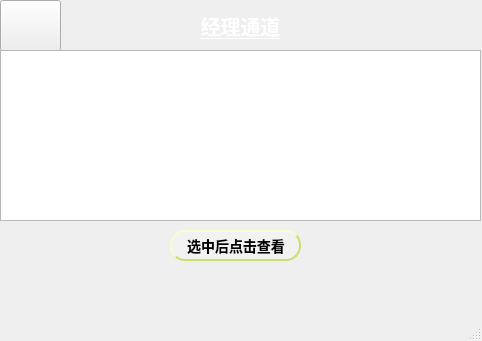
<?xml version="1.0" encoding="UTF-8"?>
<ui version="4.0">
 <class>MainWindow3</class>
 <widget class="QMainWindow" name="MainWindow3">
  <property name="geometry">
   <rect>
    <x>0</x>
    <y>0</y>
    <width>482</width>
    <height>341</height>
   </rect>
  </property>
  <property name="windowTitle">
   <string>MainWindow</string>
  </property>
  <property name="styleSheet">
   <string notr="true">
 background-color: qlineargradient(x1:0, y1:0, x2:1, y2:1,
stop:0 #ffffff,stop:1 #ffffff);</string>
  </property>
  <widget class="QWidget" name="centralwidget">
   <widget class="QLabel" name="label">
    <property name="geometry">
     <rect>
      <x>-10</x>
      <y>0</y>
      <width>501</width>
      <height>51</height>
     </rect>
    </property>
    <property name="font">
     <font>
      <pointsize>15</pointsize>
      <weight>75</weight>
      <bold>true</bold>
      <underline>true</underline>
     </font>
    </property>
    <property name="styleSheet">
     <string notr="true">
 background-color: qlineargradient(x1:0, y1:0, x2:1, y2:1,
stop:0 #91c46c,stop:1#91c46c);
 
color: white; </string>
    </property>
    <property name="text">
     <string>经理通道</string>
    </property>
    <property name="alignment">
     <set>Qt::AlignCenter</set>
    </property>
   </widget>
   <widget class="QPushButton" name="pushButton_5">
    <property name="geometry">
     <rect>
      <x>0</x>
      <y>0</y>
      <width>61</width>
      <height>51</height>
     </rect>
    </property>
    <property name="styleSheet">
     <string notr="true">QPushButton{
border-image: url(:/image/01/pic/10.png);


 background-color: qlineargradient(x1:0, y1:0, x2:1, y2:1,
stop:0 #91c46c,stop:1#91c46c);
 
}
QPushButton:pressed {
background-color: #287d7d;
}

 </string>
    </property>
    <property name="text">
     <string/>
    </property>
   </widget>
   <widget class="QLabel" name="label_2">
    <property name="geometry">
     <rect>
      <x>10</x>
      <y>270</y>
      <width>191</width>
      <height>31</height>
     </rect>
    </property>
    <property name="styleSheet">
     <string notr="true">
 background-color: qlineargradient(x1:0, y1:0, x2:1, y2:1,
stop:0 #f2f2f2,stop:1 #f2f2f2);
 </string>
    </property>
    <property name="text">
     <string/>
    </property>
   </widget>
   <widget class="QLabel" name="label_5">
    <property name="geometry">
     <rect>
      <x>370</x>
      <y>270</y>
      <width>61</width>
      <height>31</height>
     </rect>
    </property>
    <property name="styleSheet">
     <string notr="true">
 background-color: qlineargradient(x1:0, y1:0, x2:1, y2:1,
stop:0 #1c344c,stop:1#1c344c);
 </string>
    </property>
    <property name="text">
     <string/>
    </property>
   </widget>
   <widget class="QLabel" name="label_6">
    <property name="geometry">
     <rect>
      <x>430</x>
      <y>270</y>
      <width>54</width>
      <height>31</height>
     </rect>
    </property>
    <property name="styleSheet">
     <string notr="true">
 background-color: qlineargradient(x1:0, y1:0, x2:1, y2:1,
stop:0 #287d7d,stop:1#287d7d);
 </string>
    </property>
    <property name="text">
     <string/>
    </property>
   </widget>
   <widget class="QLabel" name="label_3">
    <property name="geometry">
     <rect>
      <x>200</x>
      <y>270</y>
      <width>101</width>
      <height>31</height>
     </rect>
    </property>
    <property name="styleSheet">
     <string notr="true">
 background-color: qlineargradient(x1:0, y1:0, x2:1, y2:1,
stop:0 #c6e070,stop:1#c6e070);
 </string>
    </property>
    <property name="text">
     <string/>
    </property>
   </widget>
   <widget class="QLabel" name="label_4">
    <property name="geometry">
     <rect>
      <x>300</x>
      <y>270</y>
      <width>71</width>
      <height>31</height>
     </rect>
    </property>
    <property name="styleSheet">
     <string notr="true">
 background-color: qlineargradient(x1:0, y1:0, x2:1, y2:1,
stop:0 #91c46c,stop:1#91c46c);
 </string>
    </property>
    <property name="text">
     <string/>
    </property>
   </widget>
   <widget class="QListView" name="listView">
    <property name="enabled">
     <bool>true</bool>
    </property>
    <property name="geometry">
     <rect>
      <x>0</x>
      <y>50</y>
      <width>481</width>
      <height>171</height>
     </rect>
    </property>
   </widget>
   <widget class="QPushButton" name="pushButton">
    <property name="geometry">
     <rect>
      <x>170</x>
      <y>230</y>
      <width>131</width>
      <height>31</height>
     </rect>
    </property>
    <property name="styleSheet">
     <string notr="true">QPushButton:hover {
background-color: #91c46c;

}

QPushButton {
background-color: #ffffff;
color: #ffffff;
color: black;
                    /* 文字颜色 */
background-color: #f2f2f2;       /* 背景色 */
border-style: outset;            /* 边框风格 */
border-width: 2px;               /* 边框宽度 */
border-radius: 5px;              /* 边框圆角 */
border-color: #c6e070;           /* 边框颜色 */
font: bold 14px;                 /* 字体 */
min-width: 2em;                  /* 控件最小宽度 */
min-height: 2px;                 /* 控件最小高度 */
font-family: 宋体;            /* 字库 */
padding: 5px;                    /* 内边距 */
padding-left:6px;                /* 文字横向偏移 */
padding-top:6px;                 /* 文字纵向偏移 */
border-radius:15px
}
QPushButton:pressed {
background-color: #287d7d;
}
</string>
    </property>
    <property name="text">
     <string>选中后点击查看</string>
    </property>
   </widget>
  </widget>
  <widget class="QMenuBar" name="menubar">
   <property name="geometry">
    <rect>
     <x>0</x>
     <y>0</y>
     <width>482</width>
     <height>23</height>
    </rect>
   </property>
  </widget>
  <widget class="QStatusBar" name="statusbar"/>
 </widget>
 <resources/>
 <connections/>
</ui>
